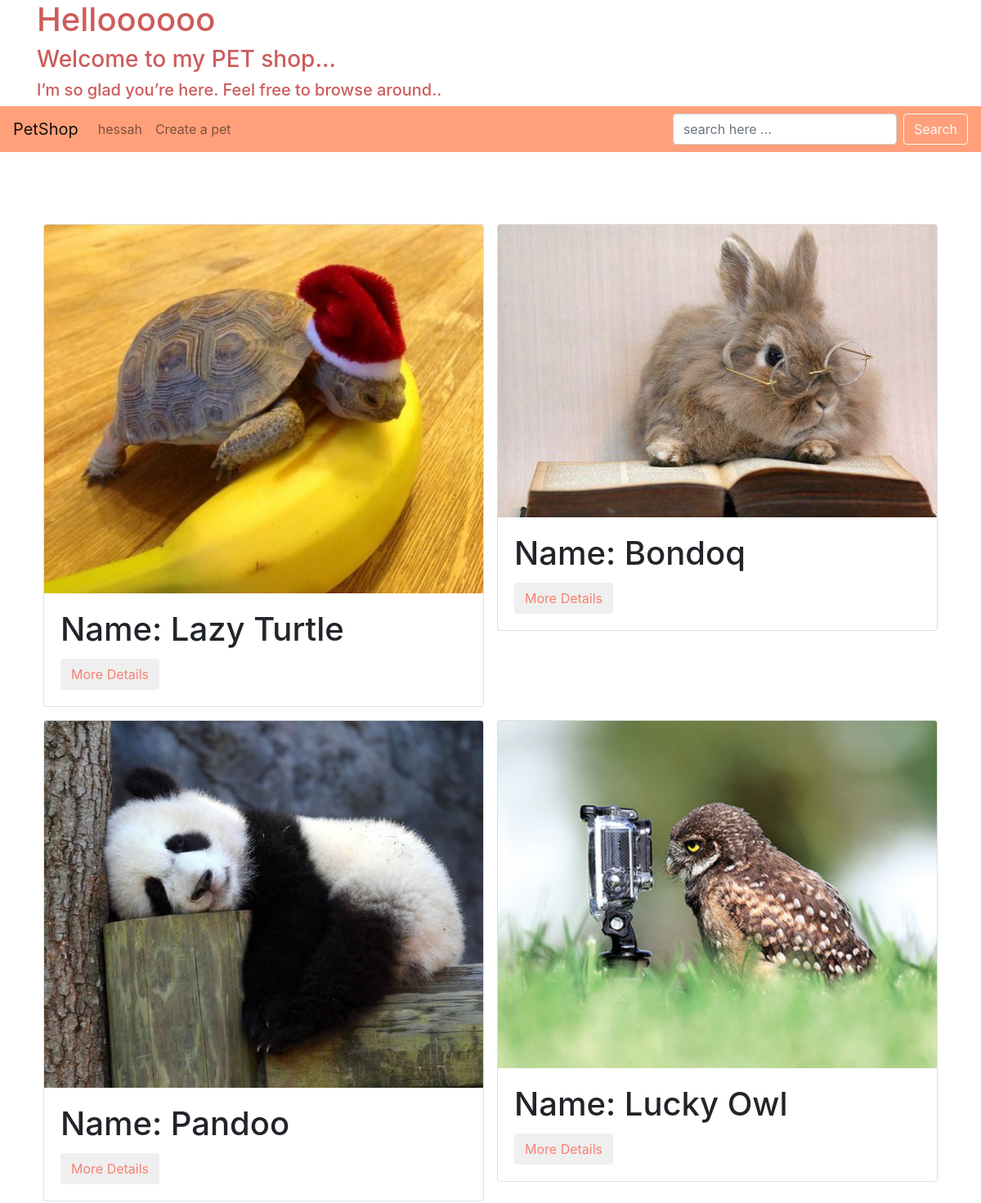
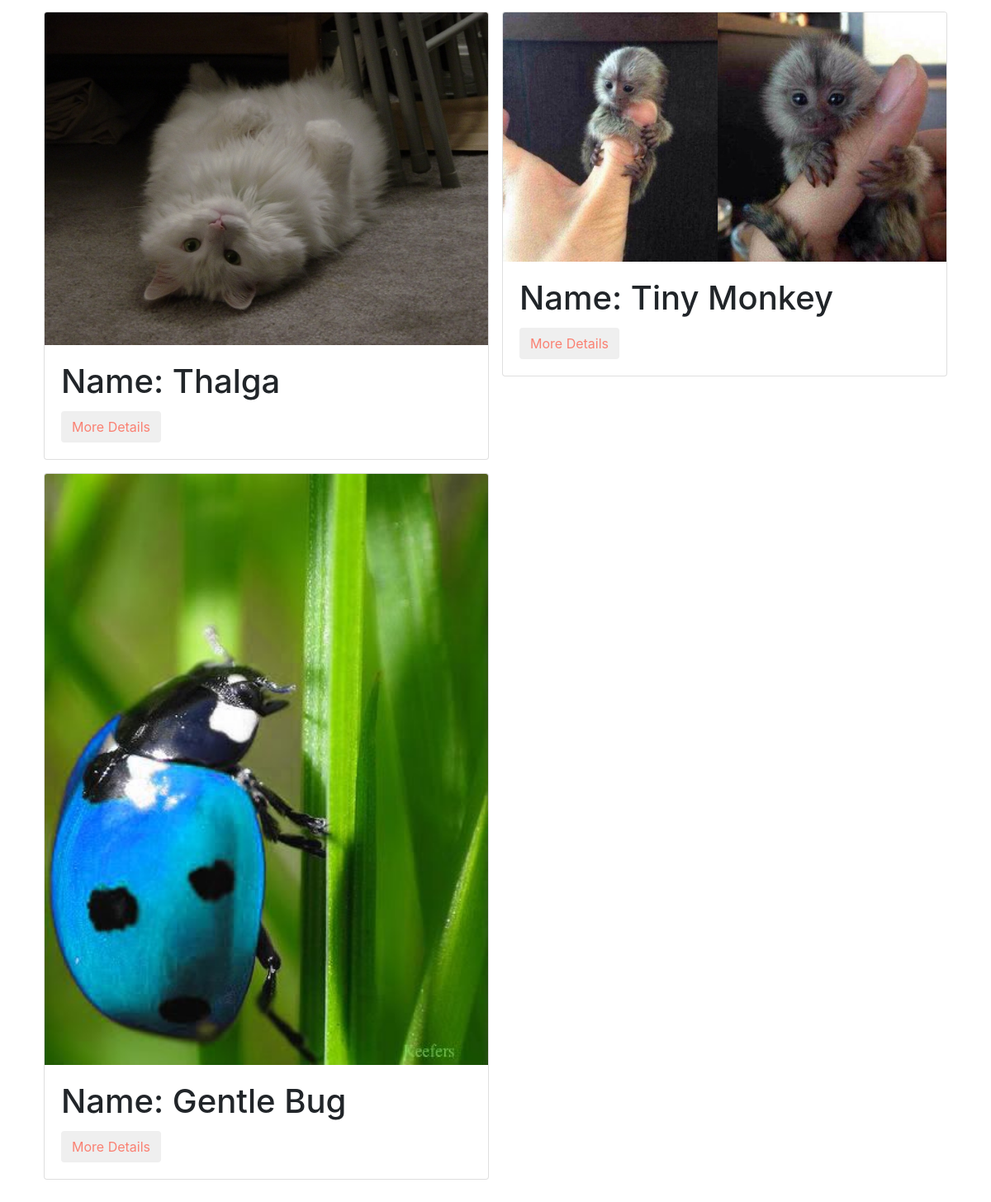
Screenshot of /list/ (signed in) with the database file from the repository (2 pictures, top to bottom).
### app/models.py (models this page shows, shortened)
class Pet (models.Model) :
    name = models.CharField(max_length=50)
    age = models.IntegerField()
    available = models.BooleanField(default=True)
    image = models.ImageField()
    price = models.DecimalField(max_digits=5, decimal_places=2)
    def get_absolute_url (self) :
        return reverse ('pet-detail', kwargs={'pet_id':self.id})

### app/views.py (the view, shortened to what this page needs)
# urls.py: path('list/', views.list, name='pet-list'),
def list (request):
    pet = Pet.objects.all()
    query = request.GET.get("q")
    context = {
        "pet" : pet,
    }
    return render(request, 'list.html', context)

### app/templates/list.html (shortened to what this page needs)
{% extends "base.html" %}
{% load crispy_forms_tags %}
{% block content %}
<div class="container-fluid pb-5" style="margin-top:80px">
    <div class="row">
    {% for item in pet %}
    <div class="col-md-6 p-2">
        <div class="card">
        {% if item.image %}
        <img src="{{item.image.url}}" class="card-img-top img-fluid">
        {% endif %}
        <div class="card-body">
        <h1 class="card-title">Name: {{item.name}}</h1>
        <div>
            <a href="{{item.get_absolute_url}}">
            <button type="button" class="btn btn-outline" data-toggle="tooltip" data-html="true" data-placement="right" title="click if you want more details" style="color: #FA8072;">More Details</button>
            </a>
        </div>
        </div>
        </div>
    </div>
    {% endfor %}
    </div>
</div>
{% endblock content %}

### app/templates/navbar.html (shortened to what this page needs)
<div class="container" style="color: #CD5C5C;">
<h1>Helloooooo</h1>
<h3>Welcome to my PET shop...</h3>
<h5>I’m so glad you’re here. Feel free to browse around..</h5>
</div>
<nav class="navbar navbar-expand-lg navbar-light sticky-top" style="background-color: #FFA07A;">
        <a class="navbar-brand" href="{% url 'pet-list' %}">PetShop</a>
        <div class="collapse navbar-collapse" id="navbarSupportedContent">
            <ul class="navbar-nav mr-auto">
                <li class="nav-item">
                    <a class="nav-link">{{request.user}}</a>
                </li>
                <li class="nav-item">
                    <a class="nav-link" href="{% url 'create-pet' %}">Create a pet</a>
                </li>
            </ul>
            <form class="form-inline my-2 my-lg-0">
                <input class="form-control mr-sm-2" type="text" name='q' placeholder="search here ..." value="{{request.GET.q}}">
                <button class="btn btn-outline-light my-2 my-sm-0" type="submit">Search</button>
            </form>
        </div>
    </nav>

### rows the page displays
Pet: image (picture), name "Lazy Turtle"
Pet: image (picture), name "Bondoq"
Pet: image (picture), name "Pandoo"
Pet: image (picture), name "Lucky Owl"
Pet: image (picture), name "Thalga"
Pet: image (placeholder picture), name "Tiny Monkey"
Pet: image (picture), name "Gentle Bug"

### other values shown
{{ request.user }} "hessah"
